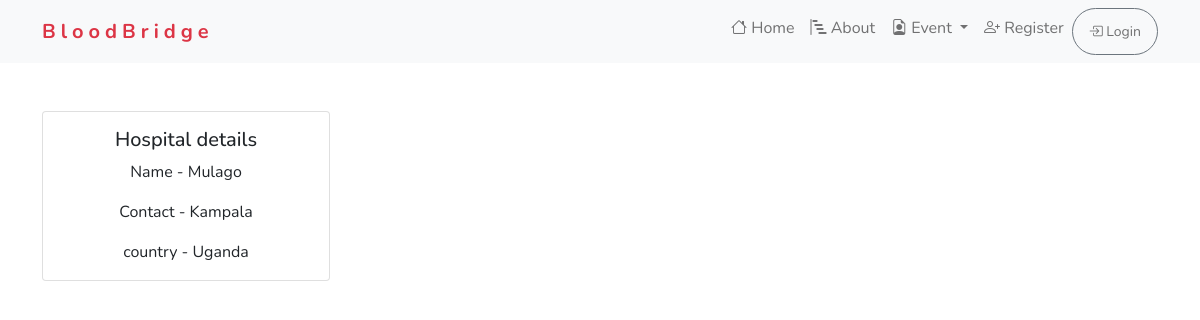
The app's page /hospital_detail/1/ with its own data.
### hospital/models.py (models this page shows, shortened)
class Hospital(models.Model):
    name = models.CharField(max_length=100)
    state = models.CharField(max_length=200)
    city = models.CharField(max_length=200)
    country = models.CharField(max_length=200)
    email = models.EmailField()
    phone = models.BigIntegerField()

### hospital/views.py (the view)
# urls.py: path('hospital_detail/<int:pk>/', view=HospitalDetails.as_view(), name="hospital-details")
class HospitalDetails(DetailView):
    model = Hospital

### hospital/templates/hospital/hospital_detail.html
{% extends 'donate/base.html' %}
{% block content%}
<div class="container mt-5">
    <div class="card" style="width: 18rem;">
        <div class="card-body text-center">
          <h5 class="card-title">Hospital details</h5>
          <p class="card-text">Name - {{object.name}}</p>
          <p class="card-text">Contact - {{object.city}}</p>
          <p class="card-text">country - {{object.country}}</p>
        </div>
      </div>
</div>
{%endblock%}

### donate/static/donate/styles.css (style rules this page uses)
* { font-family: 'Nunito', sans-serif; }

### records on screen
Hospital: name "Mulago", city "Kampala", country "Uganda"
